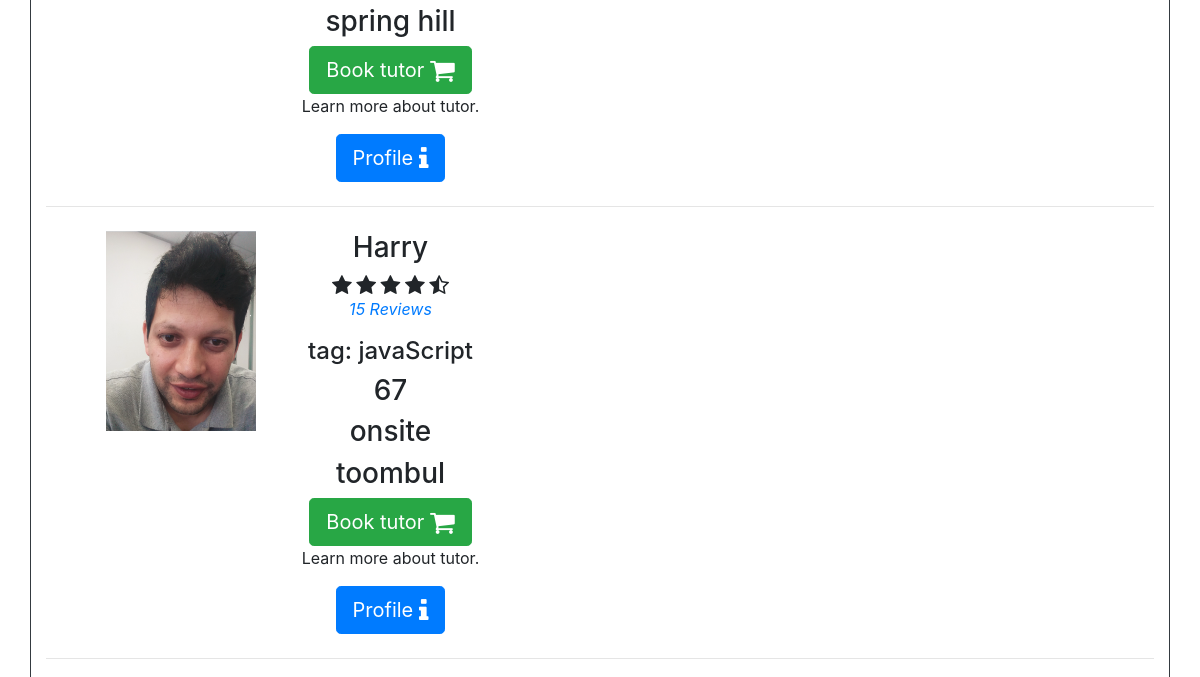
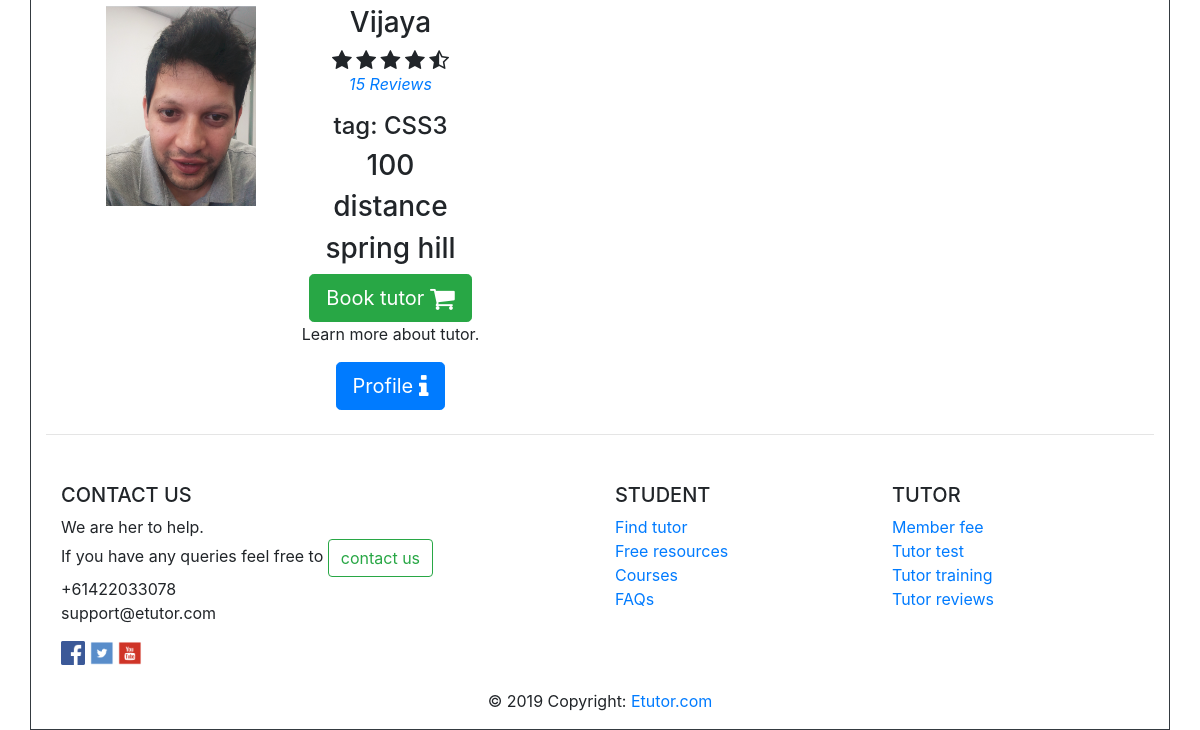
The page /Etutor_BE_Test/find_tutor.php (lower part) on the database as committed earlier (2 pictures, top to bottom).
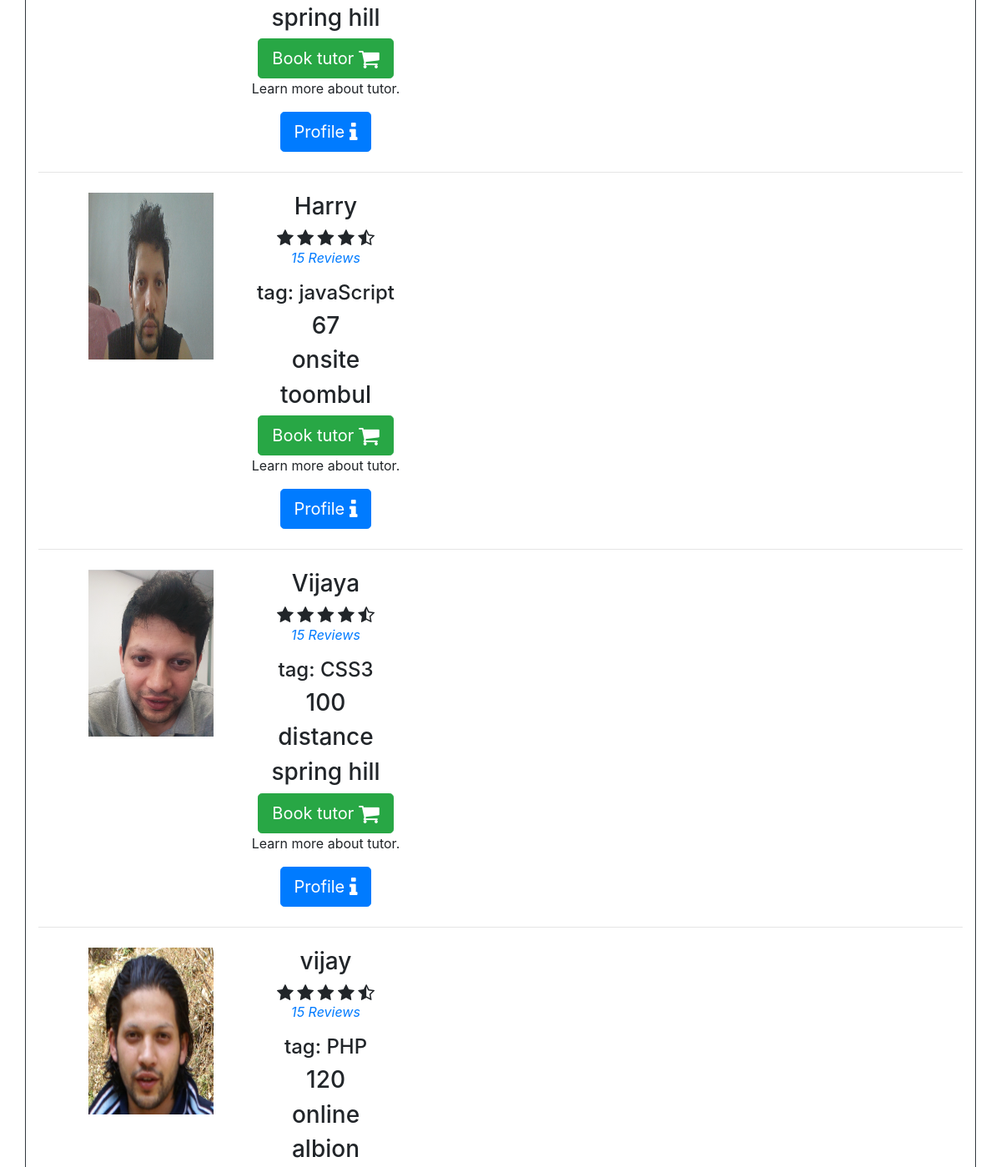
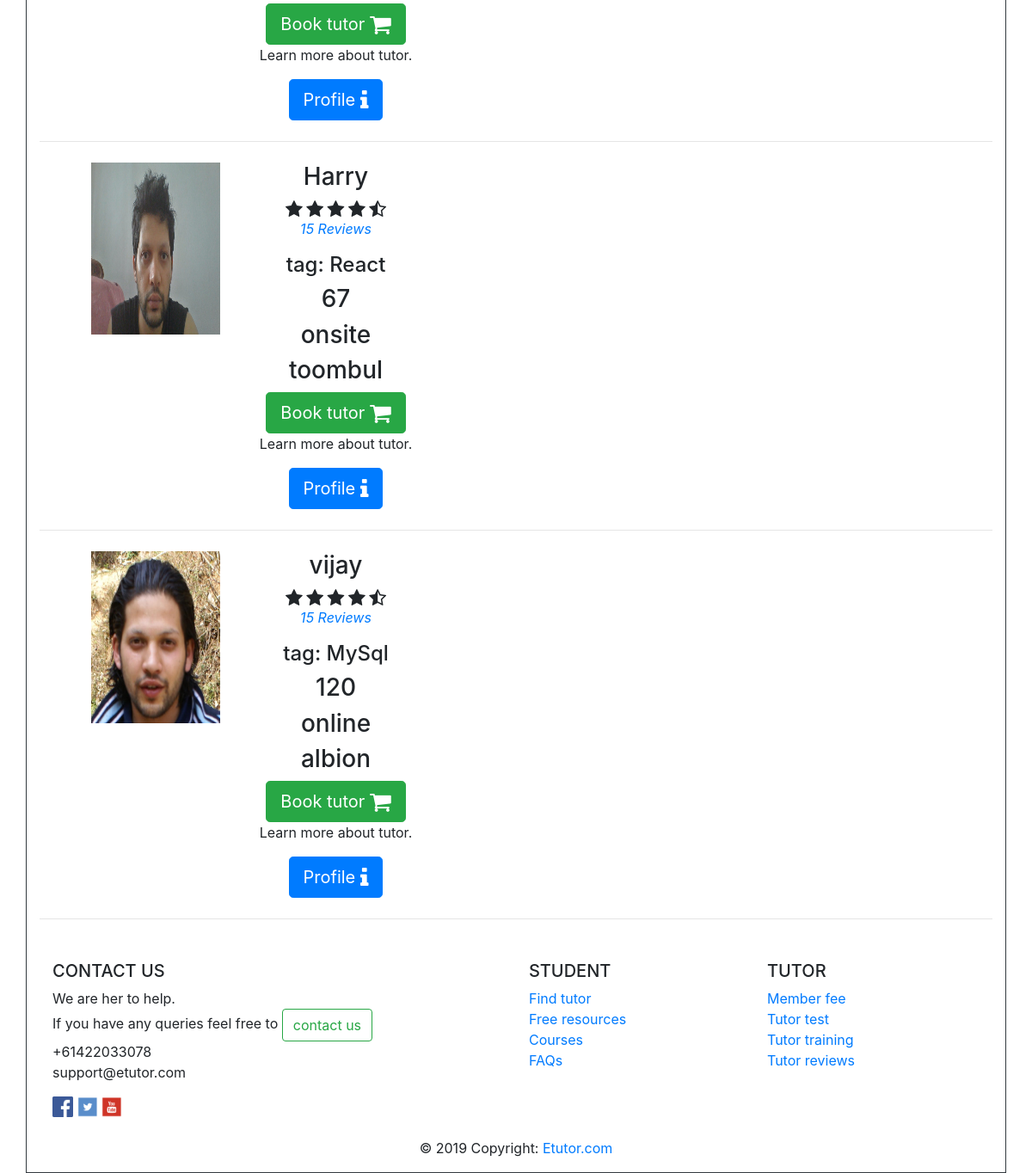
The same page on the database as committed later (2 pictures, top to bottom).
### tables this page shows
CREATE TABLE `tutor` (
  `tutor_ID` int(11) NOT NULL,
  `tutor_Mode` varchar(100) NOT NULL,
  `tutor_location` varchar(100) NOT NULL,
  `tutor_rate` int(20) NOT NULL,
  `user_ID` int(11) NOT NULL
);

CREATE TABLE `user` (
  `user_ID` int(11) NOT NULL,
  `user_Fname` varchar(100) NOT NULL,
  `user_Lname` varchar(100) NOT NULL,
  `user_Password` longtext NOT NULL,
  `user_Email` varchar(250) NOT NULL,
  `user_Type` int(11) NOT NULL,
  `user_Phone` int(11) NOT NULL,
  `user_Gender` varchar(15) NOT NULL,
  `user_Age` int(11) NOT NULL,
  `user_DOB` date NOT NULL,
  `user_Pay_Type` varchar(100) NOT NULL,
  `user_Image` varchar(255) NOT NULL,
  `user_Name` varchar(45) NOT NULL,
  `user_Certificate` longblob NOT NULL
);

CREATE TABLE `subject` (
  `subject_ID` int(11) NOT NULL,
  `subject_Name` varchar(250) NOT NULL,
  `subject_length` int(11) NOT NULL,
  `tutor_ID` int(11) NOT NULL
);

### Etutor_BE_Test/find_tutor.php (the view, shortened to what this page needs)
<?php include('header.php'); ?>
<?php
    function h($string="") {
    return htmlspecialchars($string);
    }
    $conn = db_connect();
    $sql = "SELECT subject.subject_Name as subjectName, tutor.tutor_Location as location,user.user_Fname as tutorName,user.user_Image as userImage,tutor.tutor_rate as tuitionPrice,tutor.tutor_Mode as tuitionMode  from tutor, subject,user where tutor.tutor_ID = subject.tutor_ID and user.user_ID=tutor.user_ID ";
    $result = mysqli_query($conn, $sql);
?>
            <div class="container border border-dark">
                <?php
while($row = mysqli_fetch_assoc($result))
    {
        ?>
                    <div class="row text-center  ">
                            <div class="col-6  d-flex justify-content-center ">
     <?php
                    echo  ' <img src = assets/img/'. h($row['userImage'].' class="img-fluid" alt="Responsive image" height = 200 width = 150>');
          ?>
                            </div>
                            <div class="col-6">
                                <h3> <?php echo h($row['tutorName']);?></h3>
                                <i class="fa fa-star fa-lg"></i>
                                            <i class="fa fa-star fa-lg"></i>
                                            <i class="fa fa-star fa-lg"></i>
                                            <i class="fa fa-star fa-lg"></i>
                                            <i class="fa fa-star-half-o fa-lg"></i>
                                            <p class="text-primary font-italic">15 Reviews</p>
                                <h4>tag: <?php echo h($row['subjectName']);?></h4>
                                <h3> <?php echo h($row['tuitionPrice']);?></h3>
                                <h3> <?php echo h($row['tuitionMode']);?></h3>
                                <h3> <?php echo h($row['location']);?></h3>
                                <a class="btn btn-success btn-lg" href="book.php" role="button">Book tutor <i class="fa fa-shopping-cart fa-lg"></i></a>
                                <p>
                                Learn more about tutor.
                                </p>
                                <a class="btn btn-primary btn-lg" href="profile.php" role="button">Profile <i class="fa fa-info fa-lg"></i></a>
                            </div>
                    </div>
                </div>
            <hr class="my-4">
    <?php }
            ?>
  <?php include('footer.php');?>

### Etutor_BE_Test/header.php (shortened to what this page needs)
<!doctype html>
<html lang="en">
  <head>
    <link rel="stylesheet" href="assets/css/bootstrap.min.css" >
    <link rel="stylesheet" href="assets/css/custom.css">
    <link href="https://maxcdn.bootstrapcdn.com/font-awesome/4.2.0/css/font-awesome.min.css" rel="stylesheet">
  </head>
  <body>

### Etutor_BE_Test/footer.php (shortened to what this page needs)
<footer class="page-footer font-small blue pt-4" >
    <div class="container-fluid text-center text-md-left">
      <div class="row">
        <div class="col-md-6 mt-md-0 mt-3">
          <h5 class="text-uppercase">contact us</h5>
          <p>We are her to help. <br>
            If you have any queries feel free to
            <button class="btn btn-outline-success my-2 my-sm-0" type="submit">contact us</button>
            <br>
            +61422033078 <br>
            support@etutor.com
          </p>
          <img class="mb-2" src="assets/icon/icon_fb.png" alt="" width="24" height="24">
          <img class="mb-2" src="assets/icon/icon_tw.png" alt="" width="24" height="24">
          <img class="mb-2" src="assets/icon/icon_yt.png" alt="" width="24" height="24">
        </div>
        <div class="col-md-3 mb-md-0 mb-3">
          <h5 class="text-uppercase">Student</h5>
          <ul class="list-unstyled">
            <li>
              <a href="find_tutor.php">Find tutor</a>
            </li>
            <li>
              <a href="#!">Free resources</a>
            </li>
            <li>
              <a href="#!">Courses</a>
            </li>
            <li>
                <a href="#!">FAQs</a>
            </li>
          </ul>
        </div>
        <div class="col-md-3 mb-md-0 mb-3">
          <h5 class="text-uppercase">tutor</h5>
          <ul class="list-unstyled">
            <li>
              <a href="#!">Member fee</a>
            </li>
            <li>
              <a href="#!"> Tutor test </a>
            </li>
            <li>
              <a href="#!">Tutor training</a>
            </li>
            <li>
                <a href="#!">Tutor reviews</a>
            </li>
          </ul>
        </div>
      </div>
    </div>
    <div class="footer-copyright text-center py-3">© 2019 Copyright:
      <a href="index.php"> Etutor.com</a>
    </div>
  </footer>
  </body>
</html>

### Etutor_BE_Test/assets/css/custom.css (style rules this page uses)
body { padding-top: 50px }

Rows that differ between the two databases and show on the page:
now on one of the page's lists (row unchanged): tutor: user_ID.user_Fname "Harry", subject.subject_Name "React", tutor_rate "67", tutor_Mode "onsite", tutor_location "toombul"
changed through a linked row, tutor "onsite": user_ID.user_Image: a different picture
added tutor: user_ID.user_Image (picture), user_ID.user_Fname "vijay", subject.subject_Name "PHP", tutor_rate "120", tutor_Mode "online", tutor_location "albion", subject.subject_Name "MySql"
